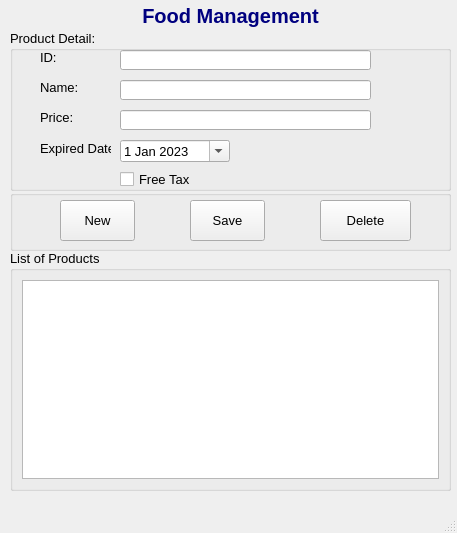
<?xml version="1.0" encoding="UTF-8"?>
<ui version="4.0">
 <class>MainWindow</class>
 <widget class="QMainWindow" name="MainWindow">
  <property name="geometry">
   <rect>
    <x>0</x>
    <y>0</y>
    <width>457</width>
    <height>533</height>
   </rect>
  </property>
  <property name="font">
   <font>
    <pointsize>10</pointsize>
   </font>
  </property>
  <property name="windowTitle">
   <string>Food Management</string>
  </property>
  <widget class="QWidget" name="centralwidget">
   <widget class="QGroupBox" name="groupBox">
    <property name="geometry">
     <rect>
      <x>10</x>
      <y>30</y>
      <width>441</width>
      <height>161</height>
     </rect>
    </property>
    <property name="styleSheet">
     <string notr="true"/>
    </property>
    <property name="title">
     <string>Product Detail:</string>
    </property>
    <property name="flat">
     <bool>false</bool>
    </property>
    <property name="checkable">
     <bool>false</bool>
    </property>
    <widget class="QLabel" name="label">
     <property name="geometry">
      <rect>
       <x>30</x>
       <y>20</y>
       <width>47</width>
       <height>14</height>
      </rect>
     </property>
     <property name="text">
      <string>ID:</string>
     </property>
    </widget>
    <widget class="QLineEdit" name="lineEditId">
     <property name="geometry">
      <rect>
       <x>110</x>
       <y>20</y>
       <width>251</width>
       <height>20</height>
      </rect>
     </property>
    </widget>
    <widget class="QLineEdit" name="lineEditName">
     <property name="geometry">
      <rect>
       <x>110</x>
       <y>50</y>
       <width>251</width>
       <height>20</height>
      </rect>
     </property>
    </widget>
    <widget class="QLabel" name="label_2">
     <property name="geometry">
      <rect>
       <x>30</x>
       <y>50</y>
       <width>47</width>
       <height>14</height>
      </rect>
     </property>
     <property name="text">
      <string>Name:</string>
     </property>
    </widget>
    <widget class="QLineEdit" name="lineEditPrice">
     <property name="geometry">
      <rect>
       <x>110</x>
       <y>80</y>
       <width>251</width>
       <height>20</height>
      </rect>
     </property>
    </widget>
    <widget class="QLabel" name="label_3">
     <property name="geometry">
      <rect>
       <x>30</x>
       <y>80</y>
       <width>47</width>
       <height>14</height>
      </rect>
     </property>
     <property name="text">
      <string>Price:</string>
     </property>
    </widget>
    <widget class="QDateEdit" name="dateEditExpiredDate">
     <property name="geometry">
      <rect>
       <x>110</x>
       <y>110</y>
       <width>110</width>
       <height>22</height>
      </rect>
     </property>
     <property name="calendarPopup">
      <bool>true</bool>
     </property>
     <property name="date">
      <date>
       <year>2023</year>
       <month>1</month>
       <day>1</day>
      </date>
     </property>
    </widget>
    <widget class="QLabel" name="label_4">
     <property name="geometry">
      <rect>
       <x>30</x>
       <y>110</y>
       <width>71</width>
       <height>16</height>
      </rect>
     </property>
     <property name="text">
      <string>Expired Date:</string>
     </property>
    </widget>
    <widget class="QCheckBox" name="chkFreeTax">
     <property name="geometry">
      <rect>
       <x>110</x>
       <y>140</y>
       <width>151</width>
       <height>18</height>
      </rect>
     </property>
     <property name="text">
      <string>Free Tax</string>
     </property>
    </widget>
   </widget>
   <widget class="QGroupBox" name="groupBox_2">
    <property name="geometry">
     <rect>
      <x>10</x>
      <y>250</y>
      <width>441</width>
      <height>241</height>
     </rect>
    </property>
    <property name="styleSheet">
     <string notr="true"/>
    </property>
    <property name="title">
     <string>List of Products</string>
    </property>
    <layout class="QVBoxLayout" name="verticalLayout">
     <item>
      <widget class="QListWidget" name="listWidgetProduct">
       <property name="styleSheet">
        <string notr="true"/>
       </property>
      </widget>
     </item>
    </layout>
   </widget>
   <widget class="QLabel" name="label_5">
    <property name="geometry">
     <rect>
      <x>10</x>
      <y>0</y>
      <width>441</width>
      <height>31</height>
     </rect>
    </property>
    <property name="font">
     <font>
      <pointsize>15</pointsize>
      <bold>true</bold>
     </font>
    </property>
    <property name="styleSheet">
     <string notr="true">color: rgb(0, 0, 127);</string>
    </property>
    <property name="text">
     <string>Food Management</string>
    </property>
    <property name="alignment">
     <set>Qt::AlignmentFlag::AlignCenter</set>
    </property>
   </widget>
   <widget class="QGroupBox" name="groupBox_3">
    <property name="geometry">
     <rect>
      <x>10</x>
      <y>190</y>
      <width>441</width>
      <height>61</height>
     </rect>
    </property>
    <property name="styleSheet">
     <string notr="true"/>
    </property>
    <property name="title">
     <string/>
    </property>
    <widget class="QPushButton" name="pushButtonNew">
     <property name="geometry">
      <rect>
       <x>50</x>
       <y>10</y>
       <width>75</width>
       <height>41</height>
      </rect>
     </property>
     <property name="styleSheet">
      <string notr="true"/>
     </property>
     <property name="text">
      <string>New</string>
     </property>
     <property name="icon">
      <iconset>
       <normaloff>images/ic_add.png</normaloff>images/ic_add.png</iconset>
     </property>
     <property name="iconSize">
      <size>
       <width>32</width>
       <height>32</height>
      </size>
     </property>
    </widget>
    <widget class="QPushButton" name="pushButtonSave">
     <property name="geometry">
      <rect>
       <x>180</x>
       <y>10</y>
       <width>75</width>
       <height>41</height>
      </rect>
     </property>
     <property name="styleSheet">
      <string notr="true"/>
     </property>
     <property name="text">
      <string>Save</string>
     </property>
     <property name="icon">
      <iconset>
       <normaloff>images/ic_save.png</normaloff>images/ic_save.png</iconset>
     </property>
     <property name="iconSize">
      <size>
       <width>32</width>
       <height>32</height>
      </size>
     </property>
    </widget>
    <widget class="QPushButton" name="pushButtonDelete">
     <property name="geometry">
      <rect>
       <x>310</x>
       <y>10</y>
       <width>91</width>
       <height>41</height>
      </rect>
     </property>
     <property name="styleSheet">
      <string notr="true"/>
     </property>
     <property name="text">
      <string>Delete</string>
     </property>
     <property name="icon">
      <iconset>
       <normaloff>images/ic_remove.png</normaloff>images/ic_remove.png</iconset>
     </property>
     <property name="iconSize">
      <size>
       <width>32</width>
       <height>32</height>
      </size>
     </property>
    </widget>
   </widget>
  </widget>
  <widget class="QStatusBar" name="statusbar"/>
 </widget>
 <resources/>
 <connections/>
</ui>
